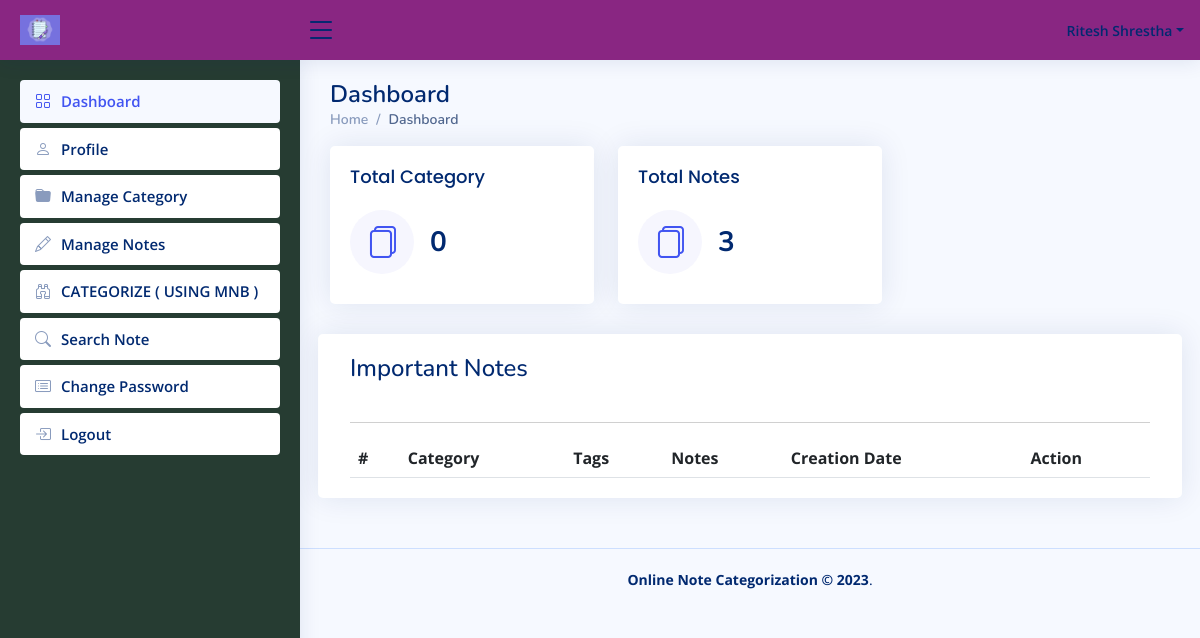
The app's page /dashboard (signed in), older data.
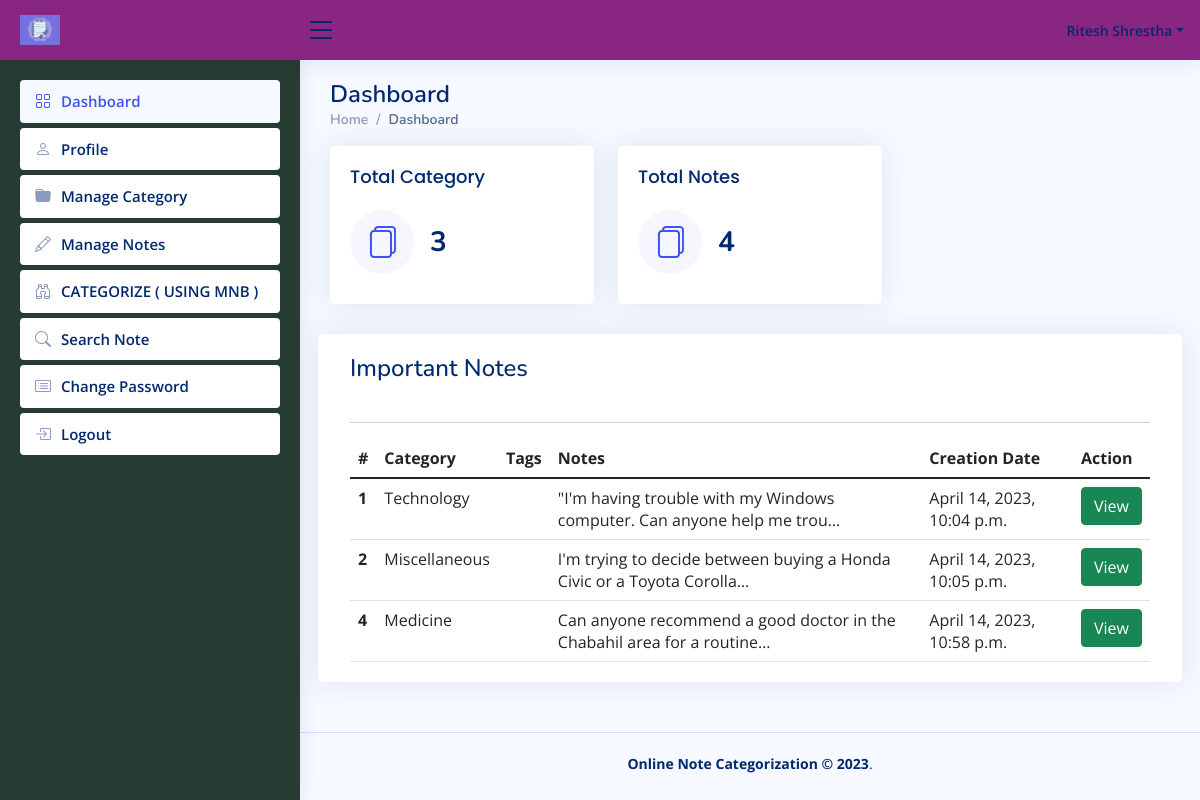
The same page, newer data.
### enotes/models.py (models this page shows, shortened)
class Notes(models.Model):
        signup = models.ForeignKey(Signup, on_delete=models.CASCADE, null=True)
        category = models.ForeignKey(Category, on_delete=models.CASCADE, null=True)
        noteDescription = models.CharField(max_length=250, null=True)
        CreationDate = models.DateTimeField(auto_now_add=True)
        UpdationDate = models.DateField(null=True)
        is_important = models.BooleanField(default=False)
        tags = models.CharField(max_length=250, null=True)

class Category(models.Model):
    signup = models.ForeignKey(Signup, on_delete=models.CASCADE, null=True)
    categoryName = models.CharField(max_length=150, null=True)
    CreationDate = models.DateTimeField(auto_now_add=True)

### enotes/views.py (the view)
# urls.py: path('dashboard', dashboard, name='dashboard'),
def dashboard(request):
    if not request.user.is_authenticated:
        return redirect('user_login')
    user = User.objects.get(id=request.user.id)
    signup = Signup.objects.get(user=user)
    important = request.GET.get('important', False)
    totalcategory = Category.objects.filter(signup=signup).count()
    totalnotes = Notes.objects.filter(signup=signup).count()
    if important:
        notes = Notes.objects.filter(signup=signup, is_important=True)
    else:
        notes = Notes.objects.filter(signup=signup)
    return render(request, 'dashboard.html', locals())

### enotes/templates/dashboard.html (shortened to what this page needs)
{% extends 'usernavbar.html' %}
{% block main %}
<div class="pagetitle">
    <h1>Dashboard</h1>
    <nav>
        <ol class="breadcrumb">
            <li class="breadcrumb-item"><a href="/dashboard">Home</a></li>
            <li class="breadcrumb-item active">Dashboard</li>
        </ol>
    </nav>
</div>
<section class="section dashboard">
      <div class="row">
        <div class="col-lg-8">
          <div class="row">
            <div class="col-xxl-6 col-md-6">
              <div class="card info-card sales-card">
                <div class="card-body">
                    <a href="{% url 'manageCategory' %}">
                  <h5 class="card-title">Total Category</h5>
                  <div class="d-flex align-items-center">
                    <div class="card-icon rounded-circle d-flex align-items-center justify-content-center">
                      <i class="bi bi-files"></i>
                    </div>
                    <div class="ps-3">
                      <h6>{{totalcategory}}</h6>
                        </a>
                    </div>
                  </div>
                </div>
              </div>
            </div>
          <div class="col-xxl-6 col-md-6">
              <div class="card info-card sales-card">
                <div class="card-body">
                    <a href="{% url 'manageNotes' %}">
                  <h5 class="card-title">Total Notes</h5>
                  <div class="d-flex align-items-center">
                    <div class="card-icon rounded-circle d-flex align-items-center justify-content-center">
                      <i class="bi bi-files"></i>
                    </div>
                    <div class="ps-3">
                      <h6>{{totalnotes}}</h6>
                        </a>
                    </div>
                  </div>
                </div>
              </div>
</section>
<div class="row">
    <div class="card radius-15 col-xl-12">
        <div class="card-body">
            <div class="card-title">
                <h4>Important Notes</h4>
            </div>
            <hr/>
            <div class="table-responsive">
                <table class="table mb-0">
                    <thead>
                    <tr>
                        <th scope="col">#</th>
                        <th scope="col">Category</th>
                        <th scope="col">Tags</th>
                        <th scope="col">Notes</th>
                        <th scope="col">Creation Date</th>
                        <th scope="col">Action</th>
                    </tr>
                    </thead>
                    <tbody>
                        {% for note in notes|dictsort:"CreationDate" %}
    {% if note.is_important %}
        <tr class="important">
            <th scope="row">{{ forloop.counter }}</th>
            <td>{{ note.category.categoryName }}</td>
            <td>
            </td>
            <td>{{ note.noteDescription|truncatechars:70 }}</td>
            <td>{{ note.CreationDate }}</td>
            <td>
                <a href="{% url 'viewNotes' note.id %}" class="btn btn-success">View</a>
            </td>
        </tr>
    {% endif %}
{% empty %}
    <tr>
        <td colspan="4" class="text-center">No important notes found.</td>
    </tr>
{% endfor %}
                    </tbody>
                </table>
            </div>
        </div>
    </div>
</div>
{% endblock %}

Row changes from the older to the newer data that the page shows:
added Notes: category.categoryName "Technology", noteDescription "\"I'm having trouble with my Windows computer. Can anyone help me trou…", CreationDate "April 14, 2023, 10:04 p.m."
added Notes: category.categoryName "Miscellaneous", noteDescription "I'm trying to decide between buying a Honda Civic or a Toyota Corolla…", CreationDate "April 14, 2023, 10:05 p.m."
added Notes: category.categoryName "Medicine", noteDescription "Can anyone recommend a good doctor in the Chabahil area for a routine…", CreationDate "April 14, 2023, 10:58 p.m."
Text that changed along with them:
{{ totalcategory }}: "0" → "3"
{{ totalnotes }}: "3" → "4"
